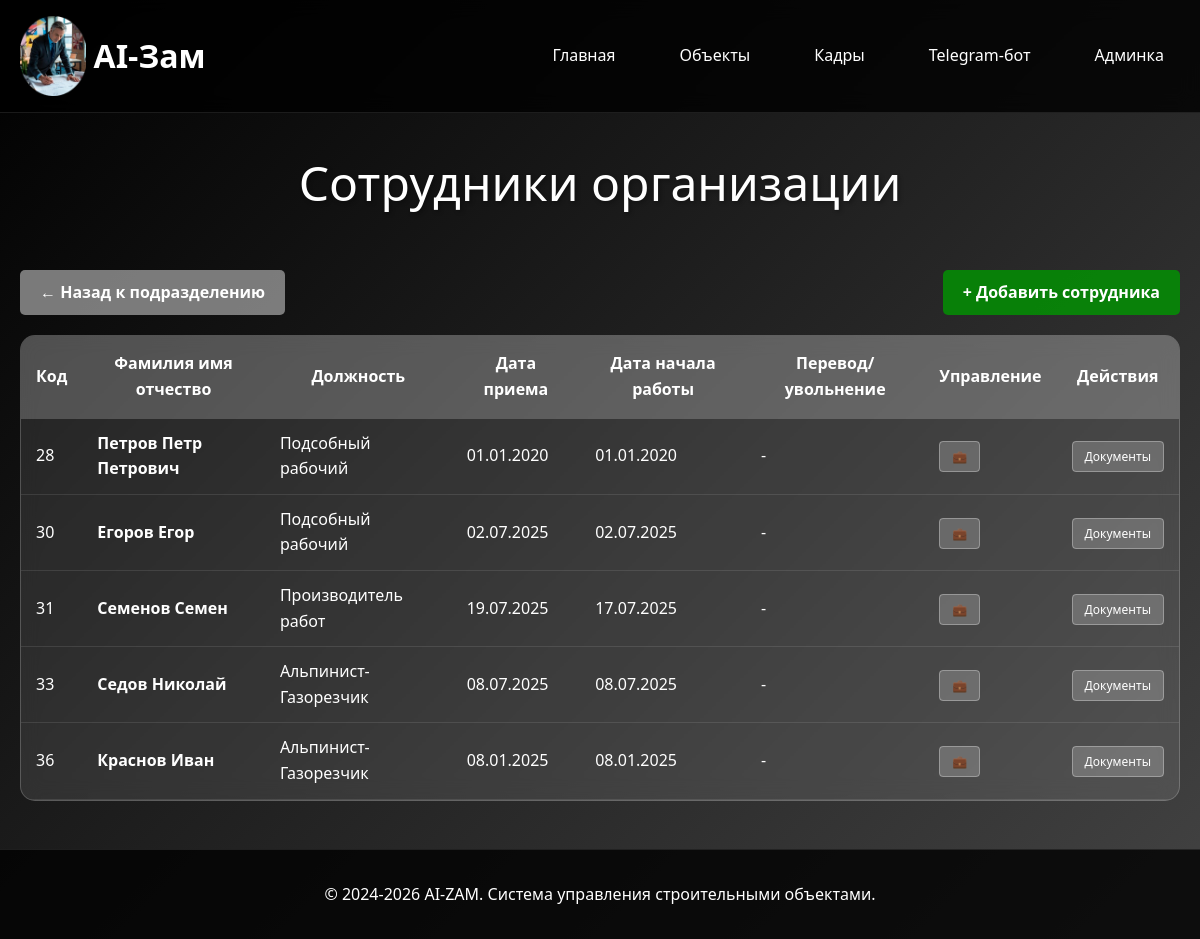
The app's page /sotrudniki/, older data.
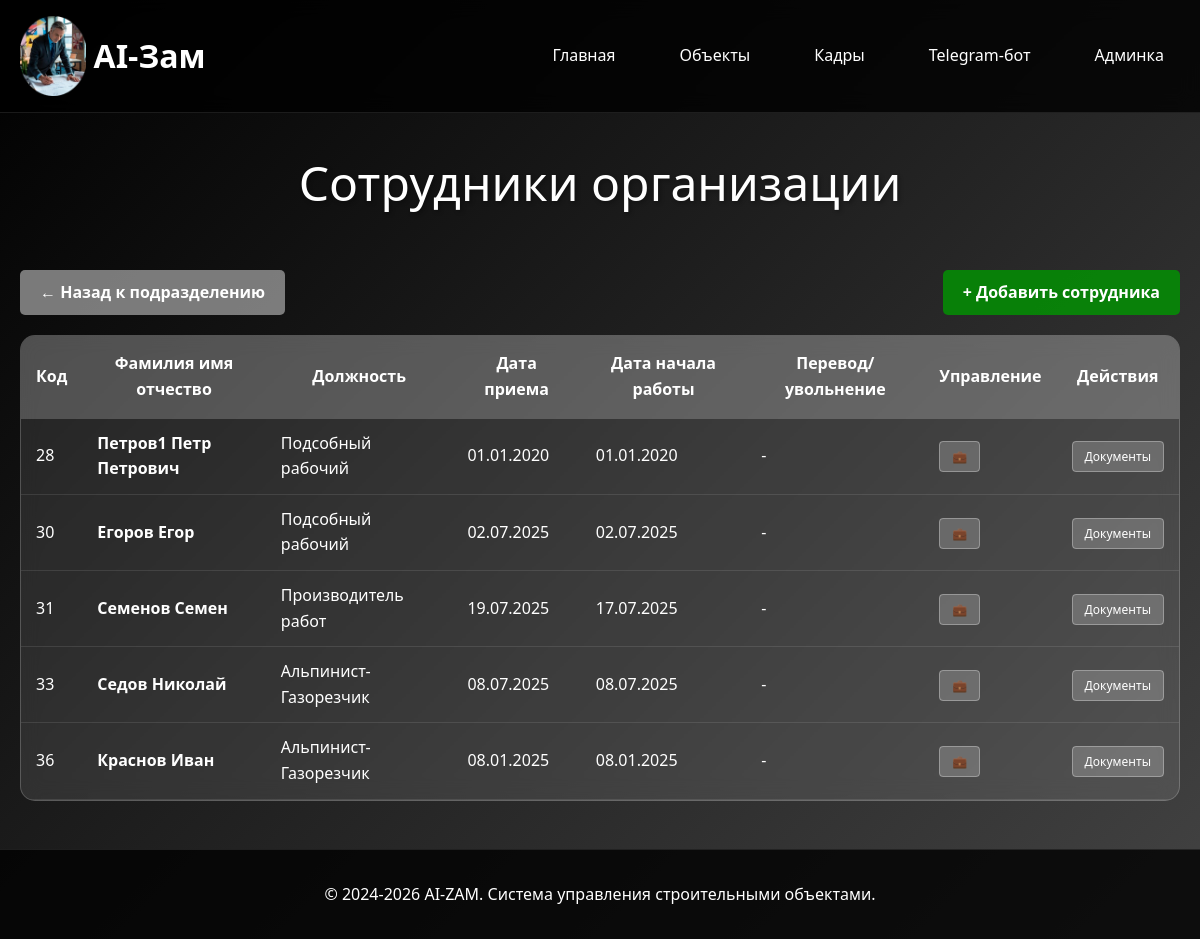
The same page, newer data.
### sotrudniki/models.py (models this page shows, shortened)
class Sotrudnik(models.Model):
    POL_CHOICES = [
        ('мужской', 'Мужской'),
        ('женский', 'Женский'),
    ]
    organizaciya = models.ForeignKey(
        Organizaciya,
        on_delete=models.CASCADE,
        verbose_name="Организация",
        related_name="sotrudniki",
        null=True,
        blank=True
    )
    fio = models.CharField(max_length=300, verbose_name="ФИО")
    data_rozhdeniya = models.DateField(verbose_name="Дата рождения")
    pol = models.CharField(
        max_length=10,
        choices=POL_CHOICES,
        verbose_name="Пол",
        null=True,
        blank=True
    )
    razmer_odezhdy = models.CharField(
        max_length=10,
        default="50-52",
        verbose_name="Размер одежды"
    )
    razmer_obuvi = models.CharField(
        max_length=5,
        default="43",
        verbose_name="Размер обуви"
    )
    razmer_golovnogo_ubora = models.CharField(
        max_length=5,
        default="55",
        verbose_name="Размер головного убора"
    )
    specialnost = models.ForeignKey(
        Specialnost,
        on_delete=models.SET_NULL,
        null=True,
        blank=True,
        verbose_name="Специальность"
    )
    podrazdelenie = models.ForeignKey(
        Podrazdelenie,
        on_delete=models.SET_NULL,
        null=True,
        blank=True,
        verbose_name="Подразделение"
    )
    data_priema = models.DateField(verbose_name="Дата приема")
    data_nachala_raboty = models.DateField(verbose_name="Дата начала работы")
    class Meta:
        verbose_name = "Сотрудник"
        verbose_name_plural = "Сотрудники"

class Specialnost(models.Model):
    nazvanie = models.CharField(max_length=200, verbose_name="Название специальности")
    class Meta:
        verbose_name = "Специальность"
        verbose_name_plural = "Специальности"
    def __str__(self):
        return self.nazvanie

### sotrudniki/views.py (the view)
# urls.py: path('', views.sotrudniki_list, name='list'),
def sotrudniki_list(request):
    sotrudniki = Sotrudnik.objects.select_related('organizaciya', 'specialnost', 'podrazdelenie').filter(organizaciya__is_active=True)
    podrazdelenie_id = request.GET.get('podrazdelenie')
    if podrazdelenie_id:
        sotrudniki = sotrudniki.filter(podrazdelenie_id=podrazdelenie_id)
    return render(request, 'sotrudniki/list.html', {'sotrudniki': sotrudniki})

### sotrudniki/templates/sotrudniki/list.html (shortened to what this page needs)
{% extends 'base/base.html' %}
{% block content %}
<div class="page-title">Сотрудники организации</div>
<div style="margin-bottom: 20px; display: flex; justify-content: space-between; align-items: center;">
    <a href="/kadry/"
       style="background: rgba(150, 150, 150, 0.8); color: white; padding: 10px 20px; text-decoration: none; border-radius: 5px; font-weight: bold;">
        ← Назад к подразделению
    </a>
    <a href="{% url 'sotrudniki:add' %}{% if request.GET.podrazdelenie %}?podrazdelenie={{ request.GET.podrazdelenie }}{% endif %}"
       style="background: rgba(0, 150, 0, 0.8); color: white; padding: 10px 20px; text-decoration: none; border-radius: 5px; font-weight: bold;">
        + Добавить сотрудника
    </a>
</div>
<div class="employees-table">
    <table>
        <thead>
            <tr>
                <th>Код</th>
                <th>Фамилия имя отчество</th>
                <th>Должность</th>
                <th>Дата приема</th>
                <th>Дата начала работы</th>
                <th>Перевод/увольнение</th>
                <th>Управление</th>
                <th>Действия</th>
            </tr>
        </thead>
        <tbody>
            {% for sotrudnik in sotrudniki %}
            <tr>
                <td>{{ sotrudnik.id }}</td>
                <td><a href="{% url 'sotrudniki:detail' sotrudnik.pk %}" style="text-decoration: none; color: white; font-weight: bold;">{{ sotrudnik.fio }}</a></td>
                <td>{{ sotrudnik.specialnost|default:"-" }}</td>
                <td>{{ sotrudnik.data_priema|date:"d.m.Y" }}</td>
                <td>{{ sotrudnik.data_nachala_raboty|date:"d.m.Y" }}</td>
                <td>-</td>
                <td>
                    <a href="{% url 'sotrudniki:documents' sotrudnik.pk %}" class="btn-detail">💼</a>
                </td>
                <td>
                    <a href="{% url 'sotrudniki:detail' sotrudnik.pk %}" class="btn-detail">Документы</a>
                </td>
            </tr>
            {% empty %}
            <tr>
                <td colspan="8" style="text-align: center; color: rgba(255, 255, 255, 0.7);">Нет сотрудников</td>
            </tr>
            {% endfor %}
        </tbody>
    </table>
</div>
{% endblock %}

Row changes from the older to the newer data that the page shows:
changed Sotrudnik id 28: fio "Петров Петр Петрович" → "Петров1 Петр Петрович"
